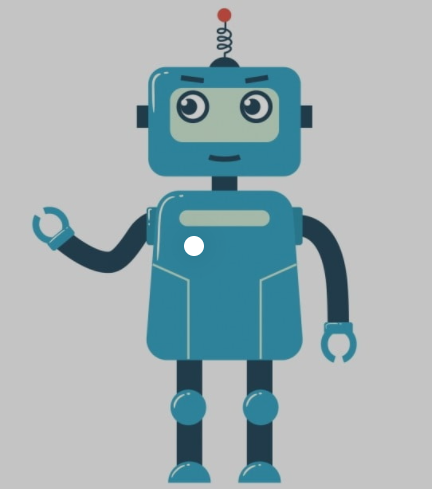
#> input picture 2.png, 432 x 489 px
$ python -i painting_author.py   (imports and definitions only)   (older library calls are emulated)
#> lines starting #> are read from the running program, lines starting #| are printed output that depends on the picture; after the words box and inside, x2 and y2 are one past the last pixel; in counts of white or black regions, pixels touching at a corner belong together
#> further down, picture is the input picture: shape (489, 432, 3); mean B, G, R 181.2, 176.7, 159.9
import numpy as np
import random as rnd
import cv2
import matplotlib.pyplot as plt
from skimage.filters import sobel as sob
from skimage.filters import hessian, laplace, sato
import time
from skimage.measure import moments
from skimage.feature import hog
from mahotas import dog, euler, gaussian_filter, label, otsu
from mahotas.features import lbp, haralick, roundness
import imutils


# bl = cv2.medianBlur(img, ksize=15)
# fltr = cv2.bilateralFilter(img, 7, 100, 100)

def get_contours(img):
    gray = cv2.cvtColor(img, cv2.COLOR_BGR2GRAY)
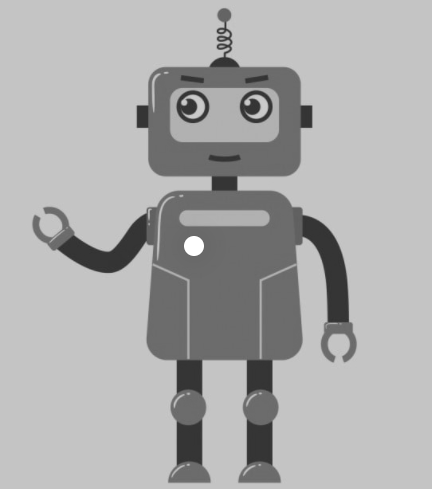
#> gray: shape (489, 432); min 46, max 255, mean 172.2
    ret, thresh = cv2.threshold(gray, 127, 255, 0)
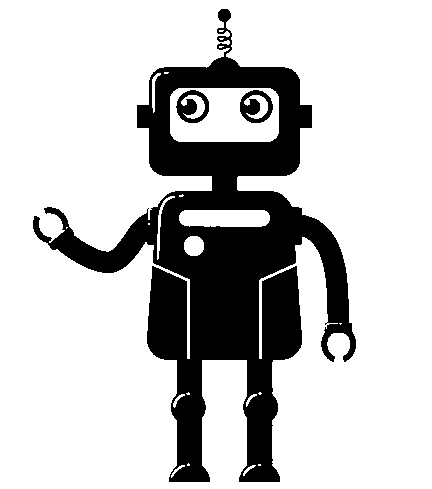
#> thresh: shape (489, 432); 77.5% white; 3 black regions
    contours, hierarchy = cv2.findContours(thresh, cv2.RETR_TREE, cv2.CHAIN_APPROX_SIMPLE)
#> contours = 29 contours, 14 with area under 20; largest, box (x1, y1, x2, y2) and area: (0, 0, 432, 489) 210328, (32, 8, 357, 483) 56039, (170, 88, 279, 142) 5622, (179, 210, 270, 227) 1365, (239, 89, 274, 124) 904

    if len(contours) > 2:
        index, contour_arr = max(enumerate(contours[1:-1]), key=lambda x: len(x[1]))
#> index = 2; contour_arr = contour of 898 points, box (x1, y1, x2, y2) (32, 8, 357, 483), area 56039
        index += 1
#> index = 3
    else:
        index, contour_arr = 1, contours[1]
    contour_img = np.zeros_like(gray)
    cv2.drawContours(contour_img, contours, index, (255,255,255), 1)
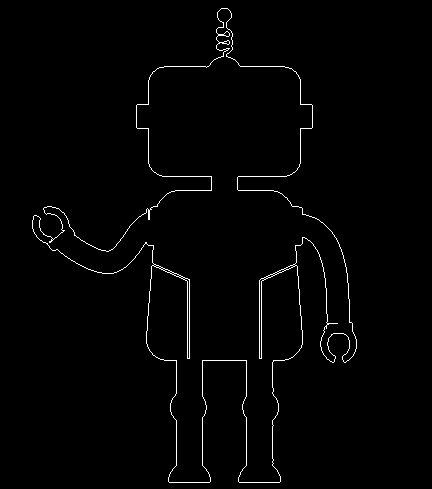
#> contour_img: shape (489, 432); 1.4% white in thin lines or dots, all inside (x1, y1, x2, y2) = (32, 8, 357, 483)
    return contour_arr.squeeze(), contour_img


# [55 lines left out: functions get_start_point, get_vector_contour, NSP, ACF, not called in this run]


def similarity(c1, c2):
    return np.max(ACF(c1, c2) / (np.sqrt(np.vdot(c1, c1))*np.sqrt(np.vdot(c2,c2))))


# [208 lines left out: functions Moments, Euler, Haralick, LBP, Hessian, sobel and 12 more, not called in this run]


def get_methods():
    return [color_hist, fast, random, LBP, canny]


# [sobel, canny, random, hough, harris, DOG, Laplace, Sato, HOG, gabor, color_hist, fast, Hessian, LBP,
#            Haralick, Euler, Moments]


# [74 lines left out: functions load_paintings_from, split_data_not_random, split_data_random, split_data_cross, not called in this run]


def create_feature(images, method):
    return [method(image)[0] for image in images]


def distance(el1, el2):
    return np.linalg.norm(np.array(el1) - np.array(el2))


# [144 lines left out: functions classifier, voting, test_voting, draw_methods, test_methods, get_size_and_seed, not called in this run]


# [45 lines not run here, left out]
    # [40 lines of commented-out code are left out]

>>> import cv2
>>> picture = cv2.imread('2.png')
>>> result = get_contours(picture)
